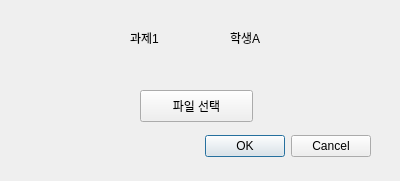
<?xml version="1.0" encoding="UTF-8"?>
<ui version="4.0">
 <class>Dialog</class>
 <widget class="QDialog" name="Dialog">
  <property name="geometry">
   <rect>
    <x>0</x>
    <y>0</y>
    <width>400</width>
    <height>181</height>
   </rect>
  </property>
  <property name="windowTitle">
   <string>Dialog</string>
  </property>
  <widget class="QDialogButtonBox" name="buttonBox">
   <property name="geometry">
    <rect>
     <x>30</x>
     <y>130</y>
     <width>341</width>
     <height>32</height>
    </rect>
   </property>
   <property name="orientation">
    <enum>Qt::Horizontal</enum>
   </property>
   <property name="standardButtons">
    <set>QDialogButtonBox::Cancel|QDialogButtonBox::Ok</set>
   </property>
  </widget>
  <widget class="QLabel" name="label_homeworkTitle">
   <property name="geometry">
    <rect>
     <x>130</x>
     <y>30</y>
     <width>60</width>
     <height>16</height>
    </rect>
   </property>
   <property name="text">
    <string>과제1</string>
   </property>
  </widget>
  <widget class="QLabel" name="label_studentName">
   <property name="geometry">
    <rect>
     <x>230</x>
     <y>30</y>
     <width>60</width>
     <height>16</height>
    </rect>
   </property>
   <property name="text">
    <string>학생A</string>
   </property>
  </widget>
  <widget class="QLabel" name="label_submitHomework">
   <property name="geometry">
    <rect>
     <x>29</x>
     <y>60</y>
     <width>351</width>
     <height>20</height>
    </rect>
   </property>
   <property name="text">
    <string/>
   </property>
  </widget>
  <widget class="QPushButton" name="pushButton_chooseFile">
   <property name="geometry">
    <rect>
     <x>140</x>
     <y>90</y>
     <width>113</width>
     <height>32</height>
    </rect>
   </property>
   <property name="text">
    <string>파일 선택</string>
   </property>
  </widget>
 </widget>
 <resources/>
 <connections>
  <connection>
   <sender>buttonBox</sender>
   <signal>accepted()</signal>
   <receiver>Dialog</receiver>
   <slot>accept()</slot>
   <hints>
    <hint type="sourcelabel">
     <x>248</x>
     <y>254</y>
    </hint>
    <hint type="destinationlabel">
     <x>157</x>
     <y>274</y>
    </hint>
   </hints>
  </connection>
  <connection>
   <sender>buttonBox</sender>
   <signal>rejected()</signal>
   <receiver>Dialog</receiver>
   <slot>reject()</slot>
   <hints>
    <hint type="sourcelabel">
     <x>316</x>
     <y>260</y>
    </hint>
    <hint type="destinationlabel">
     <x>286</x>
     <y>274</y>
    </hint>
   </hints>
  </connection>
 </connections>
</ui>
